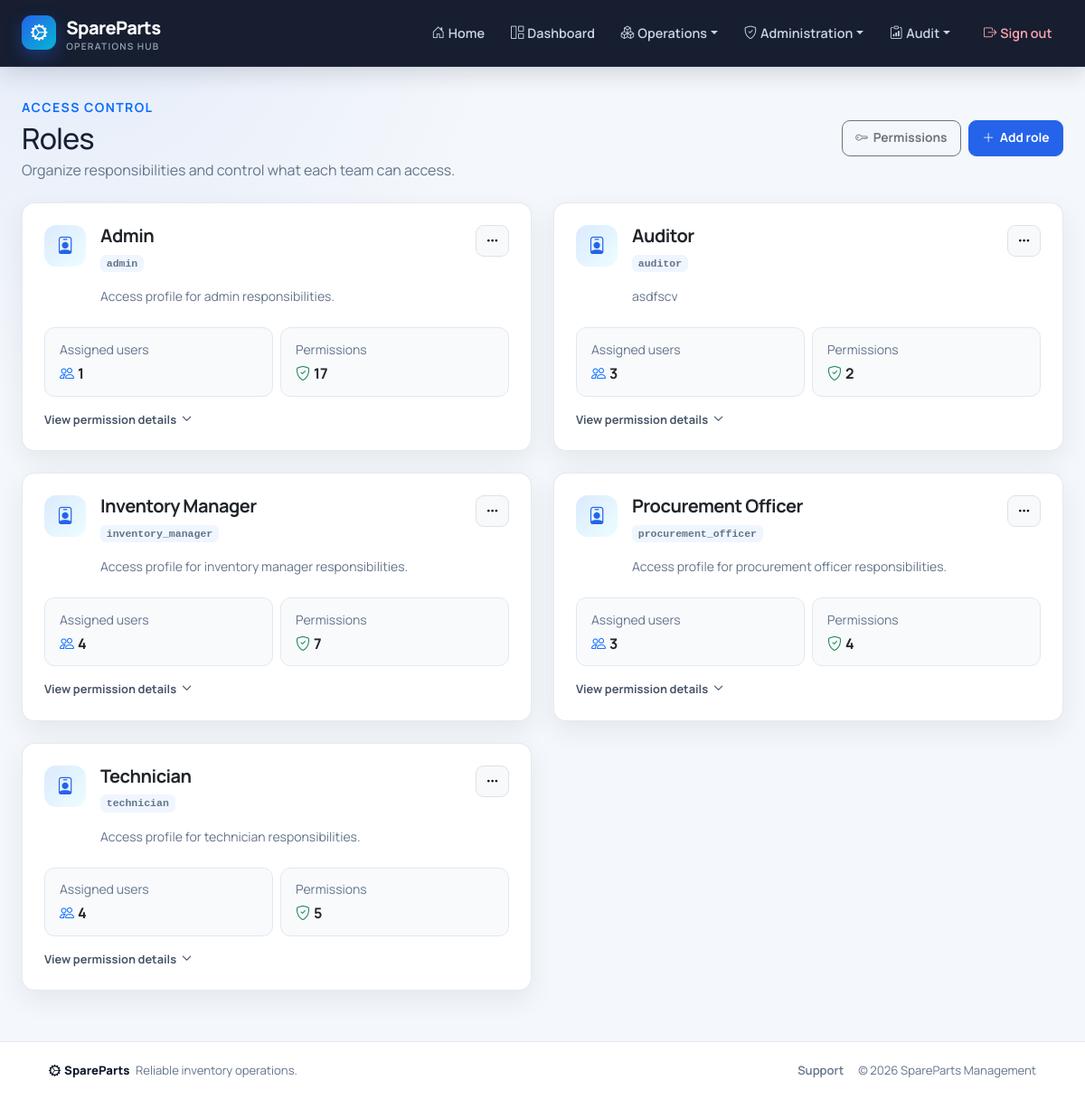
Screenshot of /roles/ (signed in) with the database file from the repository.
### core/models.py (models this page shows, shortened)
class Role(models.Model):
    name = models.CharField(max_length=100, unique=True)
    code = models.SlugField(max_length=100, unique=True)
    description = models.CharField(max_length=255, blank=True)
    permissions = models.ManyToManyField(
        AccessPermission, blank=True, related_name='roles'
    )
    class Meta:
        ordering = ('name',)

### core/views.py (the view)
# urls.py: path('roles/', views.RoleListView.as_view(), name='role_list'),
class RoleListView(LoginRequiredMixin, RoleRequiredMixin, ListView):
    model = Role
    template_name = 'role_list.html'
    context_object_name = 'roles'
    permission_required = 'users.manage'
    def get_queryset(self):
        return super().get_queryset().prefetch_related('permissions', 'users')

### core/models.py (called while the page is built)
    def has_access(self, code):
        if not self.is_authenticated or not self.is_active:
            return False
        if self.is_superuser:
            return True
        return self.get_effective_access_permissions().filter(code=code).exists()

### core/templatetags/rbac.py (called while the page is built)
@register.filter
def has_access(user, code):
    return bool(getattr(user, 'has_access', lambda unused: False)(code))

### parts/mixins.py (called while the page is built)
    def get_permission_required(self):
        if self.permission_required:
            return self.permission_required
        model_name = self.model._meta.model_name
        module = self.permission_modules.get(model_name, model_name)
        action = 'view' if self.__class__.__name__.endswith(('ListView', 'DetailView')) else 'manage'
        return f'{module}.{action}'

    def dispatch(self, request, *args, **kwargs):
        if self.get_permission_required() == 'users.manage' and not request.user.is_superuser:
            raise PermissionDenied("Only a super admin can manage users and permissions.")
        if request.user.is_authenticated and request.user.has_access(self.get_permission_required()):
            return super().dispatch(request, *args, **kwargs)
        raise PermissionDenied("You do not have permission to access this page.")

### templates/role_list.html (shortened to what this page needs)
{% extends 'base.html' %}
{% block content %}
<div class="d-flex justify-content-between align-items-center mb-4">
    <div>
        <span class="text-primary fw-bold small text-uppercase" style="letter-spacing:.1em;">Access control</span>
        <h1 class="h2 mt-1 mb-1">Roles</h1>
        <p class="text-muted mb-0">Organize responsibilities and control what each team can access.</p>
    </div>
    <div class="d-flex flex-wrap gap-2">
        <a class="btn btn-outline-secondary" href="{% url 'core:permission_list' %}"><i class="bi bi-key"></i>Permissions</a>
        <a class="btn btn-primary" href="{% url 'core:role_add' %}"><i class="bi bi-plus-lg"></i>Add role</a>
    </div>
</div>
<div class="row g-4">
    {% for role in roles %}
        <div class="col-lg-6">
            <article class="card role-card h-100">
                <div class="card-body p-4">
                    <div class="d-flex align-items-start gap-3">
                        <div class="role-icon"><i class="bi bi-person-badge"></i></div>
                        <div class="flex-grow-1 min-w-0">
                            <div class="d-flex justify-content-between align-items-start gap-2">
                                <div>
                                    <h2 class="h5 fw-bold mb-1">{{ role.name }}</h2>
                                    <code class="role-code">{{ role.code }}</code>
                                </div>
                                <div class="dropdown">
                                    <button class="btn btn-sm btn-light border" type="button" data-bs-toggle="dropdown" aria-expanded="false" aria-label="Actions for {{ role.name }}"><i class="bi bi-three-dots"></i></button>
                                </div>
                            </div>
                            <p class="text-muted small mt-3 mb-0">{% if role.description %}{{ role.description }}{% else %}Access profile for {{ role.name|lower }} responsibilities.{% endif %}</p>
                        </div>
                    </div>
                    <div class="row g-2 my-3">
                        <div class="col-6"><div class="role-meta"><div class="small text-muted mb-1">Assigned users</div><div class="fw-bold"><i class="bi bi-people text-primary me-1"></i>{{ role.users.count }}</div></div></div>
                        <div class="col-6"><div class="role-meta"><div class="small text-muted mb-1">Permissions</div><div class="fw-bold"><i class="bi bi-shield-check text-success me-1"></i>{{ role.permissions.count }}</div></div></div>
                    </div>
                    <details>
                        <summary class="permissions-toggle">View permission details</summary>
                    </details>
                </div>
            </article>
        </div>
    {% endfor %}
</div>
{% endblock %}

### templates/base.html (style rules this page uses)
:root { --sp-navy: #0f172a; --sp-navy-soft: #1e293b; --sp-primary: #2563eb; --sp-primary-dark: #1d4ed8; --sp-cyan: #06b6d4; --sp-surface: #ffffff; --sp-bg: #f4f7fb; --sp-border: #e2e8f0; --sp-muted: #64748b; --sp-text: #172033; --sp-radius: 14px; --sp-shadow: 0 10px 30px rgba(15, 23, 42, .07); }
* { box-sizing: border-box; }
html { scroll-behavior: smooth; }
body { min-height: 100vh; display: flex; flex-direction: column; margin: 0; color: var(--sp-text); background: radial-gradient(circle at 8% 0%, rgba(37, 99, 235, .07), transparent 28rem), var(--sp-bg); font-family: "Manrope", system-ui, -apple-system, "Segoe UI", sans-serif; -webkit-font-smoothing: antialiased; }
a { text-underline-offset: 3px; }
.page-header, .d-flex.justify-content-between.mb-4, .d-flex.justify-content-between.align-items-center.mb-4 { gap: 1rem; align-items: center; }
h1, h2, h3, h4, h5, h6 { color: var(--sp-navy); letter-spacing: -.025em; }
h1, .h1 { font-weight: 800; }
.text-muted { color: var(--sp-muted) !important; }
.card { border: 1px solid rgba(226, 232, 240, .9) !important; border-radius: var(--sp-radius) !important; background: var(--sp-surface); box-shadow: var(--sp-shadow) !important; overflow: hidden; }
.card-body { padding: 1.3rem; }
.btn { min-height: 40px; display: inline-flex; align-items: center; justify-content: center; gap: .35rem; padding: .55rem .9rem; border-radius: 9px; font-size: .86rem; font-weight: 700; box-shadow: none !important; transition: transform .16s ease, background .16s ease, border-color .16s ease; }
.btn-primary { background: var(--sp-primary); border-color: var(--sp-primary); }
.btn-sm { min-height: 34px; padding: .4rem .65rem; }
code { padding: .2rem .42rem; border-radius: 6px; background: #eff6ff; color: #1d4ed8; }

### templates/role_list.html (style rules this page uses)
.role-card { transition: transform .18s ease, box-shadow .18s ease; }
.role-icon { width: 46px; height: 46px; display: grid; place-items: center; flex: 0 0 auto; border-radius: 13px; background: linear-gradient(135deg, #dbeafe, #ecfeff); color: #2563eb; font-size: 1.2rem; }
.role-code { color: #64748b; font-size: .72rem; font-weight: 600; }
.role-meta { padding: .8rem 1rem; border: 1px solid #e2e8f0; border-radius: 11px; background: #f8fafc; }
.permissions-toggle { color: #475569; font-size: .8rem; font-weight: 700; cursor: pointer; list-style: none; }
.permissions-toggle::after { content: "\F282"; margin-left: .35rem; font-family: "bootstrap-icons"; font-size: .7rem; }

### rows the page displays
Role: name "Admin", code "admin", name "admin", users.count "1", permissions.count "17"
Role: name "Auditor", code "auditor", description "asdfscv", users.count "3", permissions.count "2"
Role: name "Inventory Manager", code "inventory_manager", name "inventory manager", users.count "4", permissions.count "7"
Role: name "Procurement Officer", code "procurement_officer", name "procurement officer", users.count "3", permissions.count "4"
Role: name "Technician", code "technician", name "technician", users.count "4", permissions.count "5"
